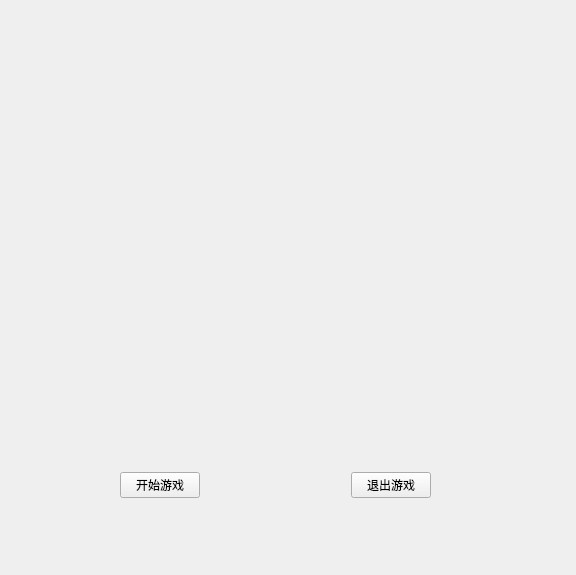
<?xml version="1.0" encoding="UTF-8"?>
<ui version="4.0">
 <class>start</class>
 <widget class="QWidget" name="start">
  <property name="geometry">
   <rect>
    <x>0</x>
    <y>0</y>
    <width>576</width>
    <height>575</height>
   </rect>
  </property>
  <property name="windowTitle">
   <string>扫雷游戏</string>
  </property>
  <property name="windowIcon">
   <iconset resource="image/res.qrc">
    <normaloff>:/bomb.png</normaloff>:/bomb.png</iconset>
  </property>
  <property name="styleSheet">
   <string notr="true"/>
  </property>
  <widget class="QWidget" name="widget" native="true">
   <property name="geometry">
    <rect>
     <x>120</x>
     <y>450</y>
     <width>311</width>
     <height>71</height>
    </rect>
   </property>
   <layout class="QHBoxLayout" name="horizontalLayout">
    <item>
     <widget class="QPushButton" name="pushButton_start">
      <property name="styleSheet">
       <string notr="true">background-image: url(:/exit.png);</string>
      </property>
      <property name="text">
       <string>开始游戏</string>
      </property>
     </widget>
    </item>
    <item>
     <spacer name="horizontalSpacer">
      <property name="orientation">
       <enum>Qt::Horizontal</enum>
      </property>
      <property name="sizeHint" stdset="0">
       <size>
        <width>40</width>
        <height>20</height>
       </size>
      </property>
     </spacer>
    </item>
    <item>
     <widget class="QPushButton" name="pushButton_exit">
      <property name="styleSheet">
       <string notr="true">background-image: url(:/start.png);</string>
      </property>
      <property name="text">
       <string>退出游戏</string>
      </property>
     </widget>
    </item>
   </layout>
  </widget>
 </widget>
 <resources>
  <include location="image/res.qrc"/>
 </resources>
 <connections/>
</ui>
